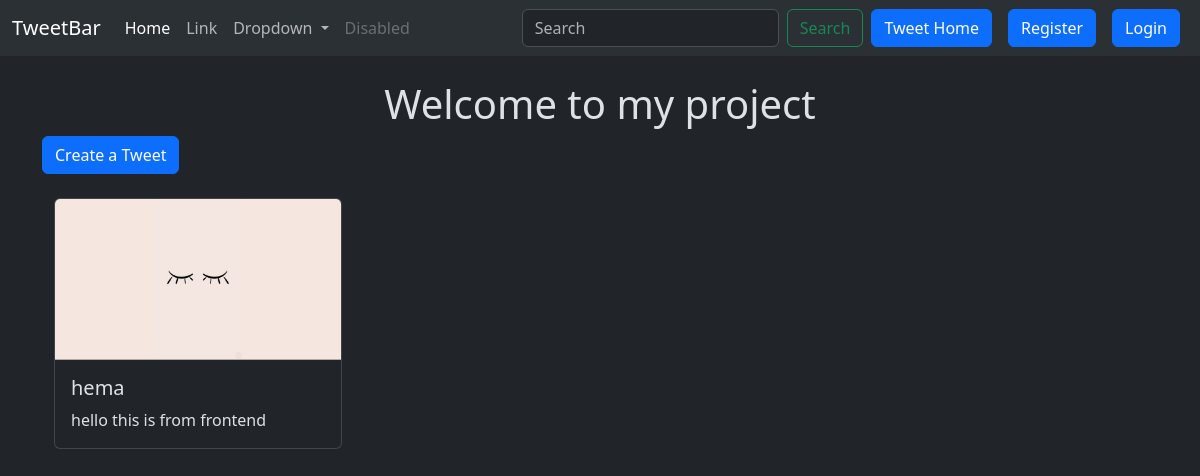
Screenshot of /tweet/ with the database file from the repository.
### tweet/models.py (models this page shows, shortened)
class Tweet(models.Model):
    user = models.ForeignKey(User,on_delete=models.CASCADE)
    text = models.TextField(max_length=245)
    photo = models.ImageField(upload_to='photos/',blank=True,null=True)
    created_at = models.DateTimeField(auto_now_add=True)
    updated_at = models.DateTimeField(auto_now=True)

### tweet/views.py (the view)
# urls.py: path('',views.tweet_list,name='tweet_list'),
def tweet_list(request):
    tweets = Tweet.objects.all().order_by('-created_at')
    return render(request,'tweet_list.html',{'tweets':tweets})

### tweet/templates/tweet_list.html (shortened to what this page needs)
{% extends "layout.html" %}
{% block content %}
<h1 class="text-center white mt-4">Welcome to my project</h1>
<a class = "btn btn-primary mb-4" href="{% url "tweet_create" %}">Create a Tweet</a>
<div class ="container row-gap-3">
    {% for tweet in  tweets %}
        <div class="card" style="width: 18rem;">
            <img src="{{tweet.photo.url}}" class="card-img-top" alt="...">
            <div class="card-body">
                <h5 class="card-title">{{tweet.user.username}}</h5>
                <p class="card-text">{{tweet.text}}</p>
            </div>
        </div>
    {% endfor %}
</div>
{% endblock %}

### rows the page displays
Tweet: photo (picture), user.username "hema", text "hello this is from frontend"
